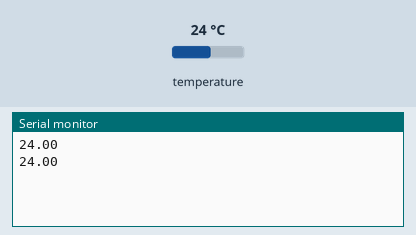
Simulated run of this sketch. Board: Arduino Uno, built with avr-gcc and run on an emulated ATmega328P. Parts: the last lines printed to the serial monitor. The test bench sets the inputs (shaded band); at power-on: temperature 24 °C.

Above: at 4.3 s.
4.4 s: temperature set to 12 °C
At 7.1 s:
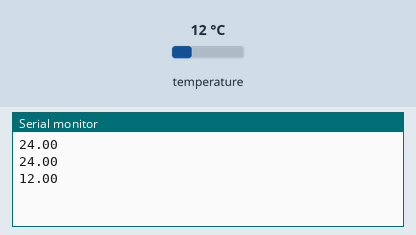
8.1 s: temperature set to 19 °C
At 9.8 s:
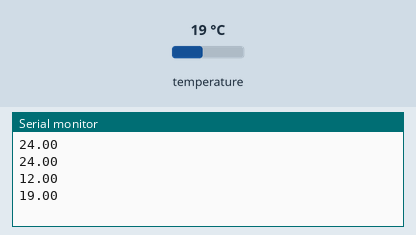
Timing chart, 0 to 11.3 s (numbered marks = the images above; inputs shaded):
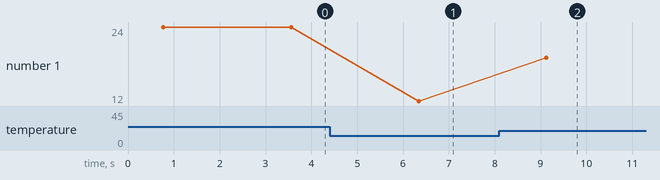

Measured:
- after the input at 4.4 s, the serial monitor: prints a new line after 1.9 s (image 1)
- after the input at 8.1 s, the serial monitor: prints a new line after 1.0 s (image 2)
- plotted number 1: 24 → 12 after the input at 4.4 s, 12 → 19 after the input at 8.1 s

The sketch:

Temp_Read.ino
```cpp
#include <OneWire.h>

// 温度センサーのデータピンをD12に設定
const int DS18S20_Pin = 12;
OneWire ds(DS18S20_Pin);

// 温度取得関数（前回と同じものです）
float getTemp() {
  byte data[12];
  byte addr[8];
  if (!ds.search(addr)) {
    ds.reset_search();
    return -1000.0;
  }
  if (OneWire::crc8(addr, 7) != addr[7]) {
    return -1000.0;
  }
  if (addr[0] != 0x10 && addr[0] != 0x28) {
    return -1000.0;
  }
  ds.reset();
  ds.select(addr);
  ds.write(0x44, 1);
  delay(750);
  ds.reset();
  ds.select(addr);
  ds.write(0xBE);
  for (int i = 0; i < 9; i++) {
    data[i] = ds.read();
  }
  byte MSB = data[1];
  byte LSB = data[0];
  float tempRead = ((MSB << 8) | LSB);
  float temperature = tempRead / 16.0;
  return temperature;
}

void setup() {
  // シリアル通信を開始 (ボーレート: 115200)
  Serial.begin(115200);
}

void loop() {
  float temp = getTemp();

  // 温度が正しく読み取れた場合のみ、数値を送信
  if (temp != -1000.0) {
    // パソコン側で処理しやすいように、数値だけを送ります
    Serial.println(temp);
  }

  // 5秒ごとに測定（記録間隔はここで調整）
  delay(1000);
}
```
